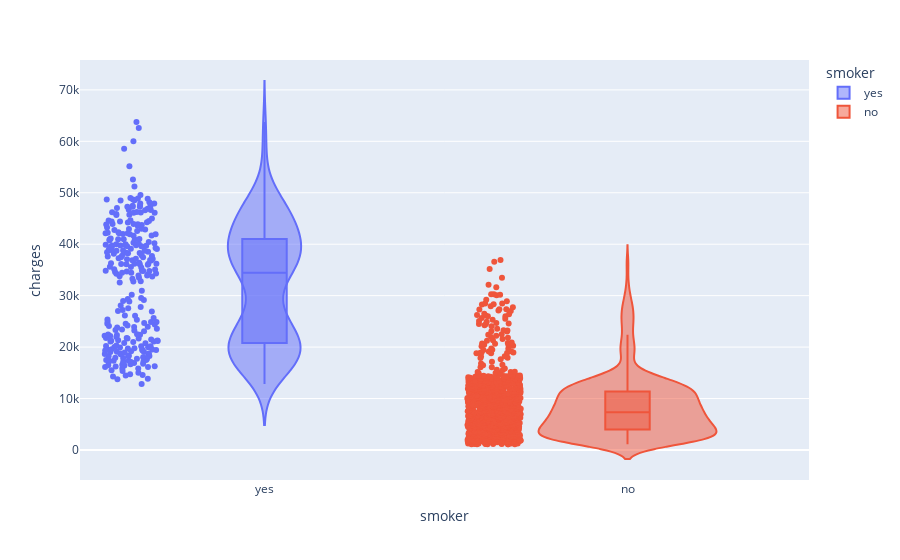

The code cell stored with this chart in its notebook:
### Markdown cell above
Podemos ver uma forte relação entre fumantes (smoker) e valores (charges).

Idade também é relevante, mas fumar é ainda mais forte a relação ... 

E o IMC (bmi) que tem leve influencia nos valores (charges).

Ponto curioso a relação entre IMC X Região (bmi x region), talvez um fator cultural.

Vamos verificar visualmente estas informações

### Code cell
import plotly_express as px
px.violin(dados, y="charges", x="smoker", color="smoker", box=True, points="all", hover_data=dados.columns)

### Figure 1 — Plotly figure (JSON) as saved in the notebook; plotly's stock layout.template omitted (floating-point values rounded to 4 significant figures; data arrays with more than 128 entries replaced by an {"elided": "..."} marker saying what was removed)
{"data": [{"alignmentgroup": "True", "box": {"visible": true}, "customdata": {"elided": "274x5 mixed values"}, "hovertemplate": "smoker=%{x}<br>charges=%{y}<br>age=%{customdata[0]}<br>sex=%{customdata[1]}<br>bmi=%{customdata[2]}<br>children=%{customdata[3]}<br>region=%{customdata[4]}<extra></extra>", "legendgroup": "yes", "marker": {"color": "#636efa"}, "name": "yes", "offsetgroup": "yes", "orientation": "v", "points": "all", "scalegroup": "True", "showlegend": true, "type": "violin", "x": {"elided": "274 str values"}, "x0": " ", "xaxis": "x", "y": {"elided": "274 float values"}, "y0": " ", "yaxis": "y"}, {"alignmentgroup": "True", "box": {"visible": true}, "customdata": {"elided": "1064x5 mixed values"}, "hovertemplate": "smoker=%{x}<br>charges=%{y}<br>age=%{customdata[0]}<br>sex=%{customdata[1]}<br>bmi=%{customdata[2]}<br>children=%{customdata[3]}<br>region=%{customdata[4]}<extra></extra>", "legendgroup": "no", "marker": {"color": "#EF553B"}, "name": "no", "offsetgroup": "no", "orientation": "v", "points": "all", "scalegroup": "True", "showlegend": true, "type": "violin", "x": {"elided": "1064 str values"}, "x0": " ", "xaxis": "x", "y": {"elided": "1064 float values"}, "y0": " ", "yaxis": "y"}], "layout": {"legend": {"title": {"text": "smoker"}, "tracegroupgap": 0}, "margin": {"t": 60}, "violinmode": "overlay", "xaxis": {"anchor": "y", "categoryarray": ["yes", "no"], "categoryorder": "array", "domain": [0, 1], "title": {"text": "smoker"}}, "yaxis": {"anchor": "x", "domain": [0, 1], "title": {"text": "charges"}}}}
